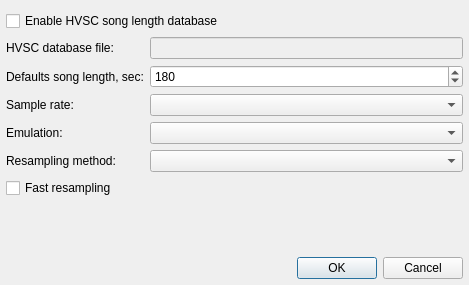
<?xml version="1.0" encoding="UTF-8"?>
<ui version="4.0">
 <class>SidSettingsDialog</class>
 <widget class="QDialog" name="SidSettingsDialog">
  <property name="geometry">
   <rect>
    <x>0</x>
    <y>0</y>
    <width>469</width>
    <height>285</height>
   </rect>
  </property>
  <property name="windowTitle">
   <string>SID Plugin Settings</string>
  </property>
  <layout class="QGridLayout" name="gridLayout">
   <property name="leftMargin">
    <number>6</number>
   </property>
   <property name="rightMargin">
    <number>6</number>
   </property>
   <property name="bottomMargin">
    <number>6</number>
   </property>
   <item row="6" column="1">
    <widget class="QComboBox" name="resamplingComboBox"/>
   </item>
   <item row="6" column="0">
    <widget class="QLabel" name="label_4">
     <property name="text">
      <string>Resampling method:</string>
     </property>
    </widget>
   </item>
   <item row="1" column="1">
    <widget class="QLineEdit" name="hvscPathLineEdit">
     <property name="enabled">
      <bool>false</bool>
     </property>
    </widget>
   </item>
   <item row="2" column="0">
    <widget class="QLabel" name="label">
     <property name="text">
      <string>Defaults song length, sec:</string>
     </property>
    </widget>
   </item>
   <item row="0" column="0" colspan="2">
    <widget class="QCheckBox" name="useHVSCCheckBox">
     <property name="text">
      <string>Enable HVSC song length database</string>
     </property>
    </widget>
   </item>
   <item row="3" column="1">
    <widget class="QComboBox" name="sampleRateComboBox"/>
   </item>
   <item row="3" column="0">
    <widget class="QLabel" name="label_2">
     <property name="text">
      <string>Sample rate:</string>
     </property>
    </widget>
   </item>
   <item row="1" column="0">
    <widget class="QLabel" name="label_5">
     <property name="text">
      <string>HVSC database file:</string>
     </property>
    </widget>
   </item>
   <item row="8" column="0" colspan="2">
    <widget class="QCheckBox" name="fastResampligCheckBox">
     <property name="text">
      <string>Fast resampling</string>
     </property>
    </widget>
   </item>
   <item row="5" column="0">
    <widget class="QLabel" name="label_3">
     <property name="text">
      <string>Emulation:</string>
     </property>
    </widget>
   </item>
   <item row="10" column="0" colspan="2">
    <widget class="QDialogButtonBox" name="buttonBox">
     <property name="sizePolicy">
      <sizepolicy hsizetype="Expanding" vsizetype="Fixed">
       <horstretch>0</horstretch>
       <verstretch>0</verstretch>
      </sizepolicy>
     </property>
     <property name="standardButtons">
      <set>QDialogButtonBox::Cancel|QDialogButtonBox::Ok</set>
     </property>
    </widget>
   </item>
   <item row="2" column="1">
    <widget class="QSpinBox" name="defaultLengthSpinBox">
     <property name="minimum">
      <number>5</number>
     </property>
     <property name="maximum">
      <number>1000</number>
     </property>
     <property name="value">
      <number>180</number>
     </property>
    </widget>
   </item>
   <item row="5" column="1">
    <widget class="QComboBox" name="emuComboBox"/>
   </item>
   <item row="9" column="0">
    <spacer name="verticalSpacer">
     <property name="orientation">
      <enum>Qt::Vertical</enum>
     </property>
     <property name="sizeHint" stdset="0">
      <size>
       <width>20</width>
       <height>40</height>
      </size>
     </property>
    </spacer>
   </item>
  </layout>
 </widget>
 <resources/>
 <connections>
  <connection>
   <sender>buttonBox</sender>
   <signal>accepted()</signal>
   <receiver>SidSettingsDialog</receiver>
   <slot>accept()</slot>
   <hints>
    <hint type="sourcelabel">
     <x>220</x>
     <y>229</y>
    </hint>
    <hint type="destinationlabel">
     <x>103</x>
     <y>160</y>
    </hint>
   </hints>
  </connection>
  <connection>
   <sender>buttonBox</sender>
   <signal>rejected()</signal>
   <receiver>SidSettingsDialog</receiver>
   <slot>reject()</slot>
   <hints>
    <hint type="sourcelabel">
     <x>275</x>
     <y>229</y>
    </hint>
    <hint type="destinationlabel">
     <x>148</x>
     <y>169</y>
    </hint>
   </hints>
  </connection>
  <connection>
   <sender>useHVSCCheckBox</sender>
   <signal>toggled(bool)</signal>
   <receiver>hvscPathLineEdit</receiver>
   <slot>setEnabled(bool)</slot>
   <hints>
    <hint type="sourcelabel">
     <x>188</x>
     <y>24</y>
    </hint>
    <hint type="destinationlabel">
     <x>186</x>
     <y>47</y>
    </hint>
   </hints>
  </connection>
 </connections>
</ui>
